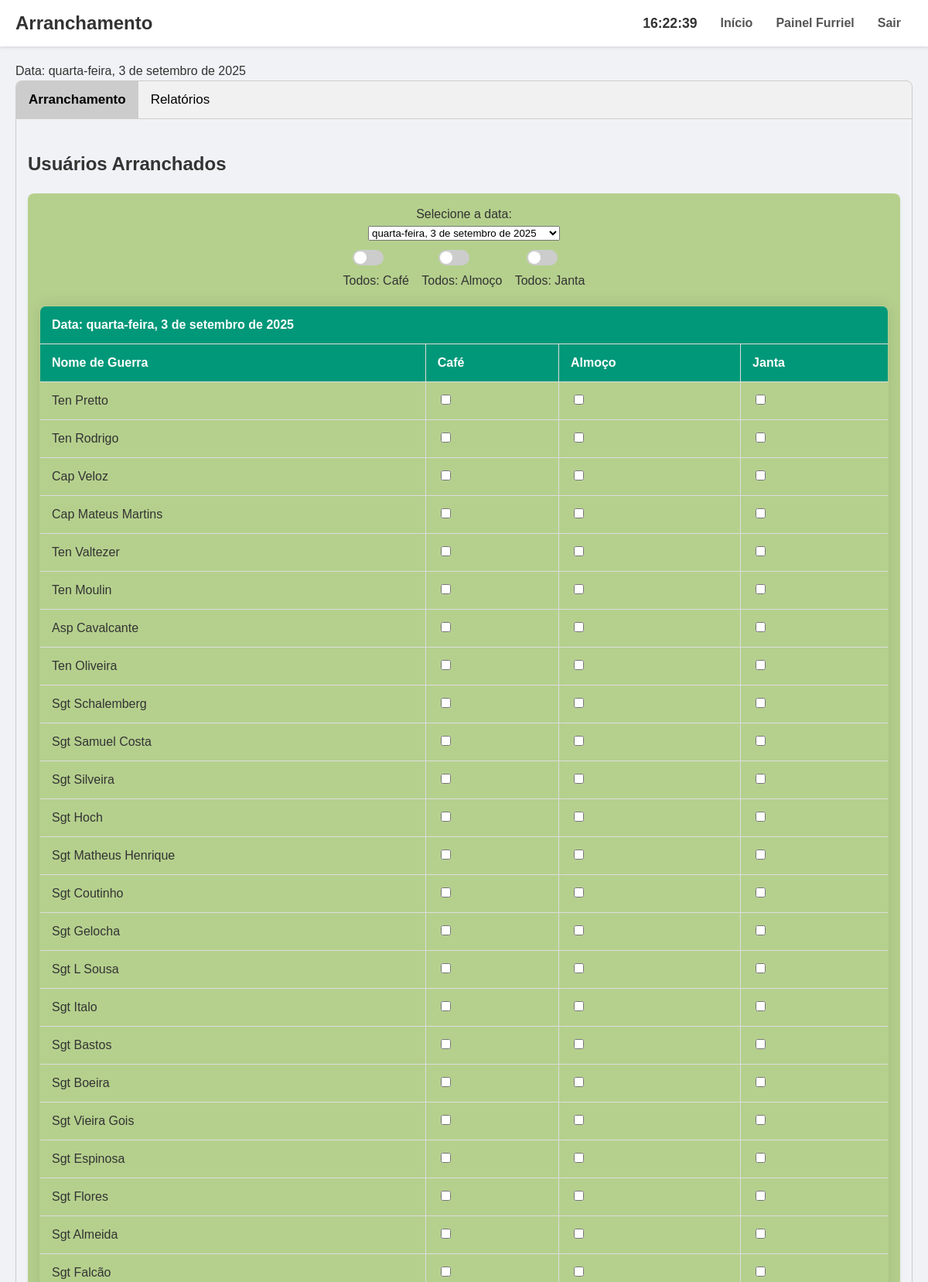
Page /config/furriel/furriel.php (signed in, upper part) on the committed database.
### tables this page shows
CREATE TABLE users (
    id INTEGER PRIMARY KEY AUTOINCREMENT,
    username TEXT NOT NULL UNIQUE,
    password TEXT NOT NULL,
    nome_pg TEXT NOT NULL,
    role TEXT CHECK(role IN ('admin','furriel','comum')) NOT NULL DEFAULT 'comum',
    grupo INTEGER NOT NULL
);

### config/furriel/furriel.php (the view, shortened to what this page needs)
<?php
include __DIR__ . '/../../lib/header.php';
$start = new DateTime('now');
$end = clone $start;
$end->add(new DateInterval('P10D'));
$formatter = new IntlDateFormatter(
    'pt_BR',
    IntlDateFormatter::FULL,
    IntlDateFormatter::NONE,
    'America/Sao_Paulo',
    IntlDateFormatter::GREGORIAN
);
$interval    = new DateInterval('P1D');
$date_period = new DatePeriod(
    $start,
    $interval,
    $end
);
$dates = iterator_to_array($date_period);
$today = $formatter->format($start);
echo "Data: ". $today;
echo '
<div class="tab">
  <button class="tablinks" onclick="openTab(event, \'Arranchamento\')" id="defaultOpen">Arranchamento</button>
  <button class="tablinks" onclick="openTab(event, \'Relatorios\')">Relatórios</button>
</div>';
echo '<div id="Arranchamento" class="tabcontent">';
echo '<h2>Usuários Arranchados</h2>';
    try {
        $pdo = DbConnection();
        $stmt = $pdo->query("SELECT id, username, nome_pg, role, grupo FROM users WHERE role = 'comum'");
        $users = $stmt->fetchAll(PDO::FETCH_ASSOC);
        echo "<form>";
        echo "<div class=\"card\" align='center' id=\"formulario\">";
        echo "Selecione a data:<br>
        <select name=\"dia\" id=\"dia\" >";
        foreach ($dates as $index => $date) {
            if ($index == 0) {
                echo "<option value=\"" . $date->format('Y-m-d') . "\" selected>" . $formatter->format($date) . "</option>";
            } else {
                echo "<option value=\"" . $date->format('Y-m-d') . "\">" . $formatter->format($date) . "</option>";
            }
        }
        echo "</select>";
        echo "
            <div id='seltudo'>
            <div class='switch-container'>
                <label class='switch'>
                <input type='checkbox' id='tudoCafe'>
                <span class='slider round'></span>
                </label>
                <div>Todos: Café</div>
            </div>
            <div class='switch-container'>
                <label class='switch'>
                <input type='checkbox' id='tudoAlmoco'>
                <span class='slider round'></span>
                </label>
                <div>Todos: Almoço</div>
            </div>
            <div class='switch-container'>
                <label class='switch'>
                <input type='checkbox' id='tudoJanta'>
                <span class='slider round'></span>
                </label>
                <div>Todos: Janta</div>
            </div>
            </div>";
        echo "<table id=\"tabela\" align='center' width='80%' border='1'>
                <thead>
                    <tr>
                        <th id=\"diaselecionado\" colspan=\"4\" align=\"center\"></th>
                    </tr>
                    <tr>
                        <th align=\"center\">Nome de Guerra</th>
                        <th align=\"center\">Café</th>
                        <th align=\"center\">Almoço</th>
                        <th align=\"center\">Janta</th>
                    </tr>
                </thead>
                <tbody>";
        foreach ($users as $user) {
            echo "<tr class=\"user-row\" data-id=\"" . $user['id'] . "\">";
            echo "<td align=\"center\">" . htmlspecialchars($user['nome_pg']) . "</td>";
            echo "<td align=\"center\">" . "<input class=\"ck\" type=\"checkbox\" data-refeicao=\"cafe\" >" . "</td>";
            echo "<td align=\"center\">" . "<input class=\"ck\" type=\"checkbox\" data-refeicao=\"almoco\" >" . "</td>";
            echo "<td align=\"center\">" . "<input class=\"ck\" type=\"checkbox\" data-refeicao=\"janta\" >" . "</td>";
            echo "</tr>";
        }
        echo "</tbody></table>";
        echo "<br><button align=\"center\" id=\"btn_enviar\" type=\"button\" >Enviar</button>";
        echo "</form>";
        echo "</div>";
    } catch (PDOException $e) {
        echo "<strong>ERRO:</strong> " . htmlspecialchars($e->getMessage());
    }
include __DIR__ . '/../../lib/footer.php';
?>

### public/css/styles.css (style rules this page uses)
body { font-family: Arial, sans-serif; background-color: #f0f2f5; color: #333; margin: 0; padding: 20px; line-height: 1.5; }
.card { background-color: #98c059a9; border-radius: 8px; padding: 15px; margin-bottom: 15px; box-shadow: 0 2px 4px rgba(0, 0, 0, 0.05); }
table { width: 100%; border-collapse: collapse; margin: 20px 0; font-size: 1em; box-shadow: 0 0 20px rgba(0, 0, 0, 0.10); border-radius: 8px; overflow: hidden; }
table th, table td { padding: 12px 15px; border: 1px solid #ddd; text-align: left; }
table th { background-color: #009879; color: #ffffff; font-weight: bold; }
.tab { overflow: hidden; border: 1px solid #ccc; background-color: #f1f1f1; border-radius: 8px 8px 0 0; }
.tab button { background-color: inherit; float: left; border: none; outline: none; cursor: pointer; padding: 14px 16px; transition: 0.3s; font-size: 17px; }
.tab button.active { background-color: #ccc; font-weight: bold; }
.tabcontent { display: none; padding: 20px 15px; border: 1px solid #ccc; border-top: none; border-radius: 0 0 8px 8px; }
.switch { position: relative; display: inline-block; width: 40px; height: 20px; margin-right: 12px; margin-bottom: 8px; vertical-align: middle; }
.slider { position: absolute; cursor: pointer; top: 0; left: 0; right: 0; bottom: 0; background-color: #ccc; transition: .4s; }
.slider:before { position: absolute; content: ""; height: 16px; width: 16px; left: 2px; bottom: 2px; background-color: white; transition: .4s; }
.slider.round { border-radius: 20px; }
.slider.round:before { border-radius: 50%; }
label.switch { margin-right: 20px; }
#seltudo { display: flex; width:30%; justify-content: space-around; align-items: center; margin-top: 10px; }
.switch-container { text-align: center; }

### rows in the picture
users: nome_pg "Ten Pretto"
users: nome_pg "Ten Rodrigo"
users: nome_pg "Cap Veloz"
users: nome_pg "Cap Mateus Martins"
users: nome_pg "Ten Valtezer"
users: nome_pg "Ten Moulin"
users: nome_pg "Asp Cavalcante"
users: nome_pg "Ten Oliveira"
users: nome_pg "Sgt Schalemberg"
users: nome_pg "Sgt Samuel Costa"
users: nome_pg "Sgt Silveira"
users: nome_pg "Sgt Hoch"
users: nome_pg "Sgt Matheus Henrique"
users: nome_pg "Sgt Coutinho"
users: nome_pg "Sgt Gelocha"
users: nome_pg "Sgt L Sousa"
users: nome_pg "Sgt Italo"
users: nome_pg "Sgt Bastos"
users: nome_pg "Sgt Boeira"
users: nome_pg "Sgt Vieira Gois"
users: nome_pg "Sgt Espinosa"
users: nome_pg "Sgt Flores"
users: nome_pg "Sgt Almeida"
users: nome_pg "Sgt Falcão"

### other values in the picture
form field dia "quarta-feira, 3 de setembro de 2025"
